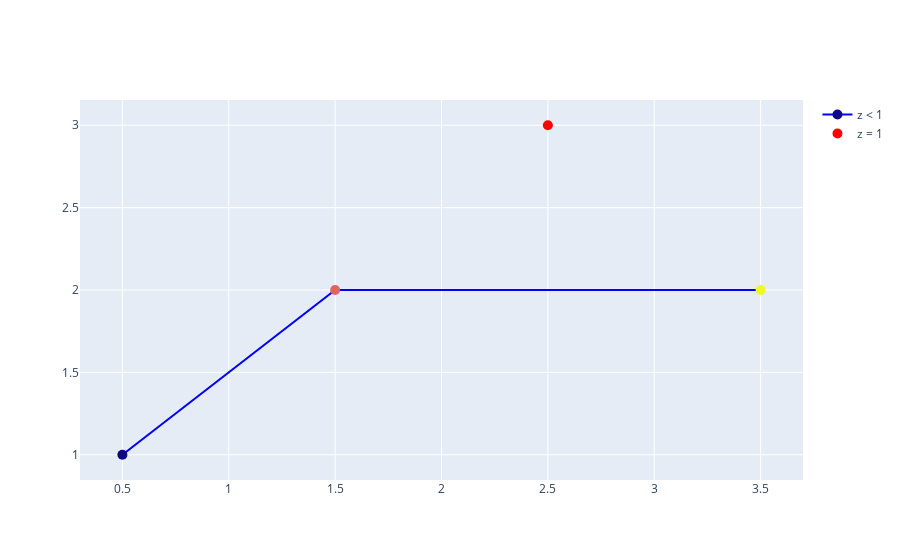

The code cell stored with this chart in its notebook:
### Code cell
import plotly.graph_objects as go
import pandas as pd

# Create a sample dataframe
df = pd.DataFrame({'x': [0.5, 1.5, 2.5, 3.5], 'y': [1, 2, 3, 2], 'z': [0.2, 0.5, 1, 0.7]})

# Create the scatter plot with markers and lines for z < 1
fig = go.Figure()
fig.add_trace(go.Scatter(x=df[df['z'] < 1]['x'], y=df[df['z'] < 1]['y'],
                         mode='markers+lines', line=dict(color='blue'), marker=dict(size=10, color=df[df['z'] < 1]['z']),
                         name='z < 1'))

# Add a second scatter trace with markers only for z = 1
fig.add_trace(go.Scatter(x=df[df['z'] == 1]['x'], y=df[df['z'] == 1]['y'],
                         mode='markers', marker=dict(size=10, color='red'),
                         name='z = 1'))

# Update the color axis range to include values below 1
fig.update_layout(coloraxis_colorbar=dict(tickvals=[0, 0.5, 1]))

# Show the plot
fig.show()

### Figure 1 — Plotly figure (JSON) as saved in the notebook; plotly's stock layout.template omitted (floating-point values rounded to 4 significant figures)
{"data": [{"line": {"color": "blue"}, "marker": {"color": [0.2, 0.5, 0.7], "size": 10}, "mode": "markers+lines", "name": "z < 1", "type": "scatter", "x": [0.5, 1.5, 3.5], "y": [1, 2, 2]}, {"marker": {"color": "red", "size": 10}, "mode": "markers", "name": "z = 1", "type": "scatter", "x": [2.5], "y": [3]}], "layout": {"coloraxis": {"colorbar": {"tickvals": [0, 0.5, 1]}}}}
